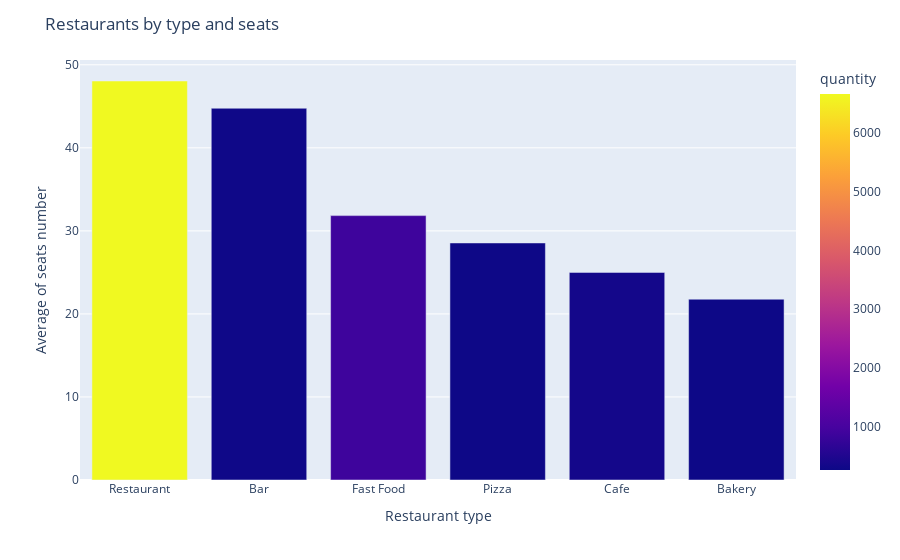

The cell this chart's notebook holds for it:
### Code cell
fig = px.bar(restaurant_types, x='object_type', y='seat_avg', color='quantity')
fig.update_layout(
    title_text="Restaurants by type and seats",
    xaxis_title_text='Restaurant type',
    yaxis_title_text="Average of seats number",
)
fig.show()

### Figure 1 — Plotly figure (JSON) as saved in the notebook; plotly's stock layout.template omitted (floating-point values rounded to 4 significant figures)
{"data": [{"alignmentgroup": "True", "hovertemplate": "object_type=%{x}<br>seat_avg=%{y}<br>quantity=%{marker.color}<extra></extra>", "legendgroup": "", "marker": {"color": [6665, 275, 872, 262, 344, 255], "coloraxis": "coloraxis", "pattern": {"shape": ""}}, "name": "", "offsetgroup": "", "orientation": "v", "showlegend": false, "textposition": "auto", "type": "bar", "x": ["Restaurant", "Bar", "Fast Food", "Pizza", "Cafe", "Bakery"], "xaxis": "x", "y": [48.05, 44.77, 31.84, 28.55, 25, 21.77], "yaxis": "y"}], "layout": {"barmode": "relative", "coloraxis": {"colorbar": {"title": {"text": "quantity"}}, "colorscale": [[0, "#0d0887"], [0.1111, "#46039f"], [0.2222, "#7201a8"], [0.3333, "#9c179e"], [0.4444, "#bd3786"], [0.5556, "#d8576b"], [0.6667, "#ed7953"], [0.7778, "#fb9f3a"], [0.8889, "#fdca26"], [1, "#f0f921"]]}, "legend": {"tracegroupgap": 0}, "margin": {"t": 60}, "title": {"text": "Restaurants by type and seats"}, "xaxis": {"anchor": "y", "domain": [0, 1], "title": {"text": "Restaurant type"}}, "yaxis": {"anchor": "x", "domain": [0, 1], "title": {"text": "Average of seats number"}}}}
